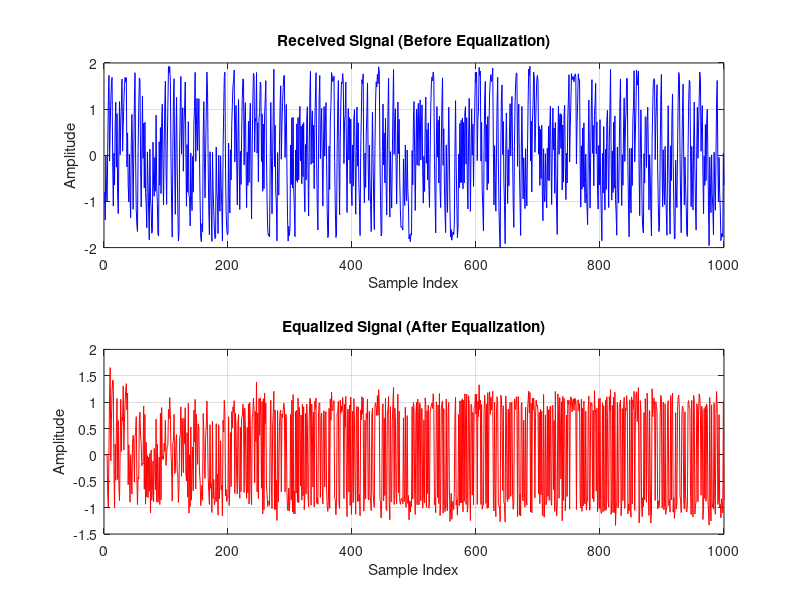

The MATLAB source for this figure: (Note: this script raises an error after producing the figure.)
clc;
clear;
close all;

% Parameters
numSymbols = 1000;        % Number of transmitted symbols
filterOrder = 5;          % Order of the equalizer filter
stepSize = 0.01;          % LMS algorithm step size
snr = 20;                 % Signal-to-noise ratio in dB

Name = input('Program Executed by :','s');

% Generate random transmitted symbols
txSymbols = 2 * (rand(numSymbols, 1) > 0.5) - 1; % Binary PAM symbols (+1/-1)

% Simulate a channel with ISI
channel = [0.9 0.5 0.3];  % Example channel impulse response
rxSignal = filter(channel, 1, txSymbols);

% Add noise to the received signal
rxSignalNoisy = awgn(rxSignal, snr, 'measured');

% Plot the results
figure;

% Plot received signal (before equalization)
subplot(2, 1, 1);
plot(rxSignalNoisy, 'b');
title('Received Signal (Before Equalization)');
xlabel('Sample Index');
ylabel('Amplitude');
grid on;

% Initialize the adaptive equalizer
equalizerWeights = zeros(filterOrder, 1); % Filter weights
equalizerWeights(ceil(filterOrder/2)) = 1; % Initial tap is 1 for direct path
equalizedSignal = zeros(numSymbols, 1);

% Adaptive equalization using LMS
for n = filterOrder:numSymbols
    % Extract a window of received samples
    x = rxSignalNoisy(n:-1:n-filterOrder+1);
    
    % Compute the equalizer output
    y = equalizerWeights' * x;
    equalizedSignal(n) = y;
    
    % Compute the error
    error = txSymbols(n) - y;
    
    % Update the weights using LMS
    equalizerWeights = equalizerWeights + stepSize * error * x;
end

% Plot equalized signal (after equalization)
subplot(2, 1, 2);
plot(equalizedSignal, 'r');
title('Equalized Signal (After Equalization)');
xlabel('Sample Index');
ylabel('Amplitude');
grid on;

merge=strcat(Name,'-adap-eqaliz-',datestr(now,30));
sub_label(merge); % need to include in working directory
print(merge,'-dpdf')